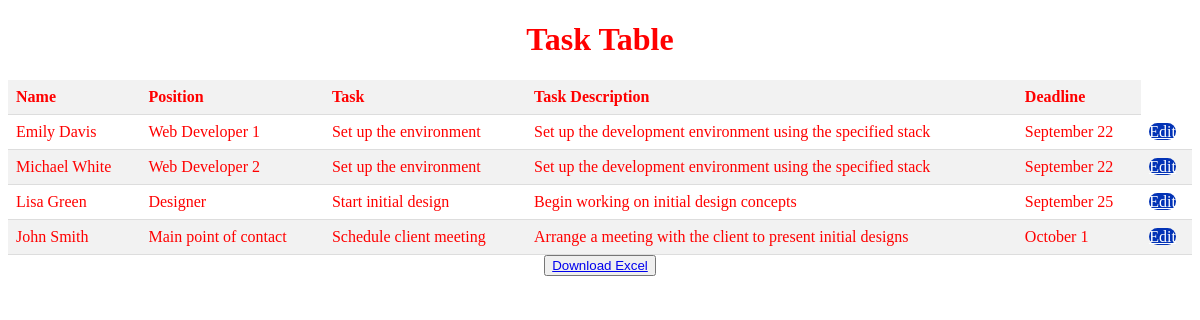
Screenshot of /table/ with the database file from the repository.
### GenApp/models.py (models this page shows, shortened)
class Task(models.Model):
    name = models.CharField(max_length=100)
    position = models.CharField(max_length=100)
    task = models.CharField(max_length=200)
    task_description = models.TextField()
    deadline = models.CharField(max_length=30)

### GenApp/views.py (the view)
# urls.py: path('table/', views.table, name='table_page'),
def table(request):
    tasks = Task.objects.all()
    return render(request, 'table.html', {'tasks': tasks})

### templates/table.html (shortened to what this page needs)
<!DOCTYPE html>
<html lang="en">
<head>
    {% load static %}
    <link rel="stylesheet" type="text/css" href="{% static 'css/table.css' %}">
</head>
<body>
    <div class='heading'>
        <h1>Task Table</h1>
    <div/>
    <table>
        <thead>
            <tr>
                <th>Name</th>
                <th>Position</th>
                <th>Task</th>
                <th>Task Description</th>
                <th>Deadline</th>
            </tr>
        <tbody>
            {% for task in tasks %}
                <tr>
                    <td>{{ task.name }}</td>
                    <td>{{ task.position }}</td>
                    <td>{{ task.task }}</td>
                    <td>{{ task.task_description }}</td>
                    <td>{{ task.deadline }}</td>
                    <td>
                        <a href="{% url 'edit_task' task.id %}" class="edit">Edit</a>
                    </td>
                </tr>
            {% endfor %}
        </tbody>
    </table>
    <button class="create-btn"><a href="{% url 'download_excel' %}">Download Excel</a>
    </button>
</body>
</html>

### static/css/table.css (style rules this page uses)
table { width: 100%; border-collapse: collapse; margin-top: 20px; }
th { background-color: #f2f2f2; text-align: left; padding: 8px; border-bottom: 1px solid #ddd; }
td { text-align: left; padding: 8px; border-bottom: 1px solid #ddd; }
tr:nth-child(even) { background-color: #f2f2f2; }
.heading { text-align: center; width: 100%; height: 10%; color: red; }
.edit { background-color: rgb(3, 51, 182); width: 3rem; height: 2rem; border-radius:10px; border: none; color: white; }

### rows the page displays
Task: name "Emily Davis", position "Web Developer 1", task "Set up the environment", task_description "Set up the development environment using the specified stack", deadline "September 22"
Task: name "Michael White", position "Web Developer 2", task "Set up the environment", task_description "Set up the development environment using the specified stack", deadline "September 22"
Task: name "Lisa Green", position "Designer", task "Start initial design", task_description "Begin working on initial design concepts", deadline "September 25"
Task: name "John Smith", position "Main point of contact", task "Schedule client meeting", task_description "Arrange a meeting with the client to present initial designs", deadline "October 1"
